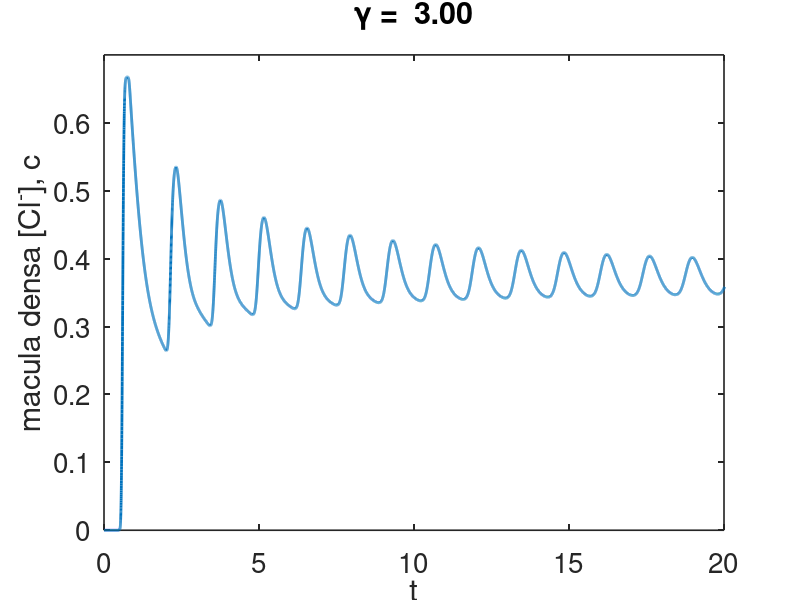
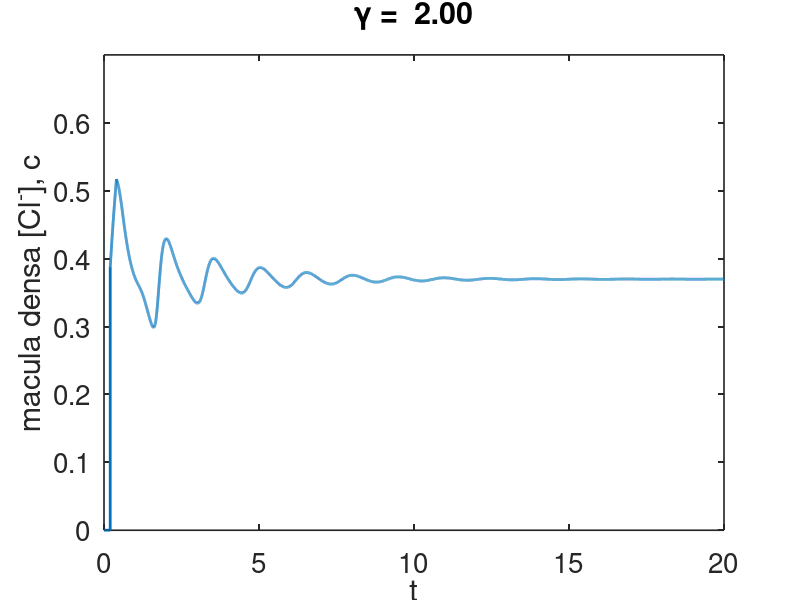
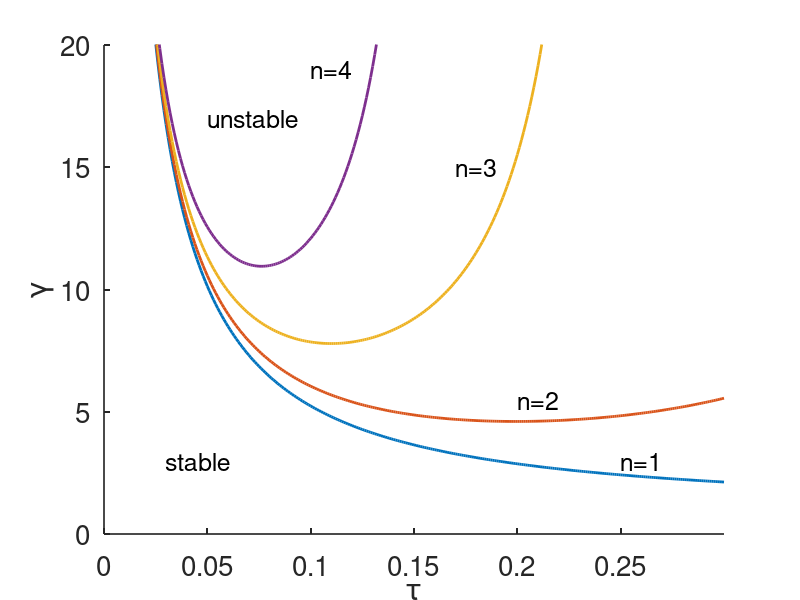

These charts were generated, in order, by the following MATLAB code:

%    -------------------------------------------------------------------
%
%     Model of tubuloglomerular oscillations.
%
%     For Chapter 17, Section 17.2 of
%     Keener and Sneyd, Mathematical Physiology, 3rd Edition, Springer.
%
%     Written by James Keener and James Sneyd.
%
%    -------------------------------------------------------------------

function tgo
clear all
set(0,                           ...
   'defaultaxesfontsize', 20,   ...
   'defaultaxeslinewidth', 1.2, ...
   'defaultlinelinewidth', 2.0);
global numx delx delt numtimesteps delay
global c K1 K2 Cop k

numx=100; delx=1/numx; delt=0.001;
numtimesteps=20000; delay=200;
keepend=zeros(numtimesteps+delay,1);
time = [1:numtimesteps+delay]*delt;
c=zeros(numx,1);
c(1)=1;
k=1; Cop=exp(-k);
K1=1.5;


% Now solve the PDE by hand (i.e., without using any packaged routines).
% Take differences in space and time, advance the solution in time, and
% keep track of the solution at the end of the domain, as it is used for
% the delay condition inside phi, as well as for the output.

% The delay is handled in the vector keepend, which we fill up forwards in
% time (i.e., at timestep i + delay), while using the value at timestep i.

gammalist = [3,2];
for jj = 1:length(gammalist)
    gamma=gammalist(jj);;
    K2=gamma/(K1*k*exp(-k));
    for i=1:numtimesteps
        keepend(i+delay)=c(numx);
        c(2:numx) = c(2:numx) - ...
                    delt*k*c(2:numx) - phi(keepend(i))*(delt/delx)*(c(2:numx)-c(1:numx-1));
    end
    figure(jj)
        plot(time,keepend)
        xlabel('t')
        ylabel('macula densa [Cl^-], c')
        save('tgoosc.dat','-ascii','keepend')
        axis([0 20 0 0.7])
        formatSpecF = '%6.2f\n';
        title(strcat('\gamma = ',sprintf(formatSpecF,gamma)))
end

% stability curves
tbar = [0:.001:.3];
for n = 1:4
    w = n*pi./(tbar+1/2);
    g = (-1)^(n+1)*w./(2*sin(w/2));
    ndx = find(g>0);
    figure(3)
        plot(tbar(ndx),g(ndx))
        box off
        hold on
end
axis([0 0.3 0 20])
xlabel('\tau')
ylabel('\gamma')
text(0.1,19,'n=4','fontsize',18)
text(0.17,15,'n=3','fontsize',18)
text(0.2,5.5,'n=2','fontsize',18)
text(.25,3,'n=1','fontsize',18)
text(0.05,17,'unstable','fontsize',18)
text(0.03,3,'stable','fontsize',18)
hold off

end % of main

%%
function out=phi(x)
    global c K1 K2 Cop k
    out = 1 + K1*tanh(K2*(Cop-x));
end
